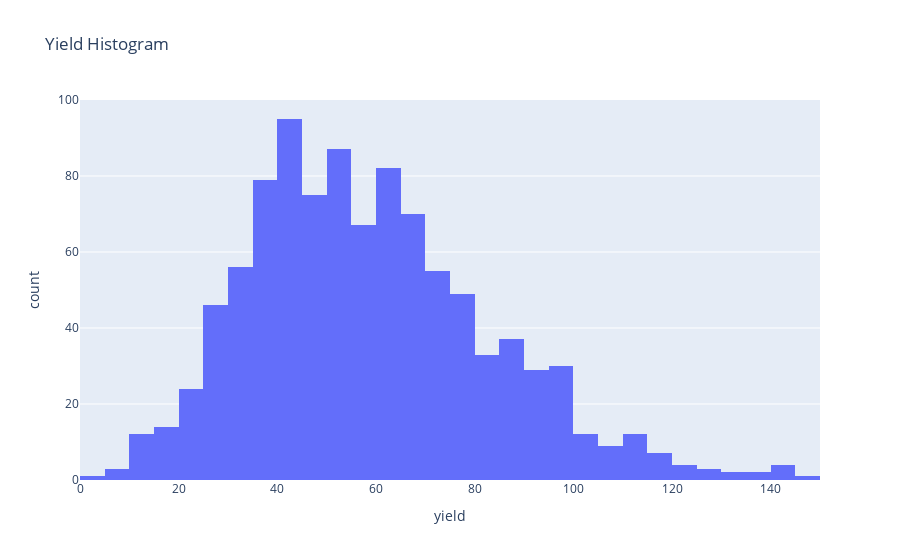

The cell this chart's notebook holds for it:
### Code cell
fig = px.histogram(df, x="yield", title="Yield Histogram")
fig.show()

### Figure 1 — Plotly figure (JSON) as saved in the notebook; plotly's stock layout.template omitted (floating-point values rounded to 4 significant figures; data arrays with more than 128 entries replaced by an {"elided": "..."} marker saying what was removed)
{"data": [{"alignmentgroup": "True", "bingroup": "x", "hovertemplate": "yield=%{x}<br>count=%{y}<extra></extra>", "legendgroup": "", "marker": {"color": "#636efa", "pattern": {"shape": ""}}, "name": "", "offsetgroup": "", "orientation": "v", "showlegend": false, "type": "histogram", "x": {"elided": "1000 float values"}, "xaxis": "x", "yaxis": "y"}], "layout": {"barmode": "relative", "legend": {"tracegroupgap": 0}, "title": {"text": "Yield Histogram"}, "xaxis": {"anchor": "y", "domain": [0, 1], "title": {"text": "yield"}}, "yaxis": {"anchor": "x", "domain": [0, 1], "title": {"text": "count"}}}}
